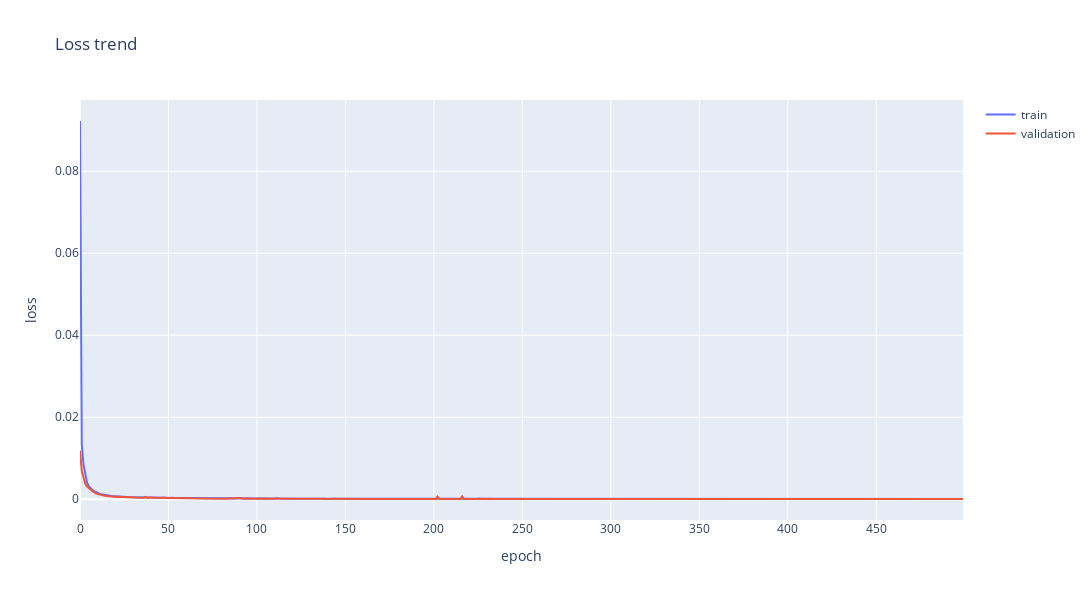

The notebook cell this image was saved under:
### Markdown cell above
# Results Visualization

### Code cell
fig = go.Figure()
fig.add_trace(go.Scatter(y=history['loss'],
                    mode='lines', name='train'))
if 'val_loss' in history:
    fig.add_trace(go.Scatter(y=history['val_loss'],
                    mode='lines', name='validation'))
fig.update_layout(title='Loss trend',
                  xaxis_title='epoch',
                  yaxis_title='loss',
                  width=1400,
                  height=600)
fig.show()

### Figure 1 — Plotly figure (JSON) as saved in the notebook; plotly's stock layout.template omitted (floating-point values rounded to 4 significant figures; data arrays with more than 128 entries replaced by an {"elided": "..."} marker saying what was removed)
{"data": [{"mode": "lines", "name": "train", "type": "scatter", "y": {"elided": "500 float values"}}, {"mode": "lines", "name": "validation", "type": "scatter", "y": {"elided": "500 float values"}}], "layout": {"height": 600, "title": {"text": "Loss trend"}, "width": 1400, "xaxis": {"title": {"text": "epoch"}}, "yaxis": {"title": {"text": "loss"}}}}
